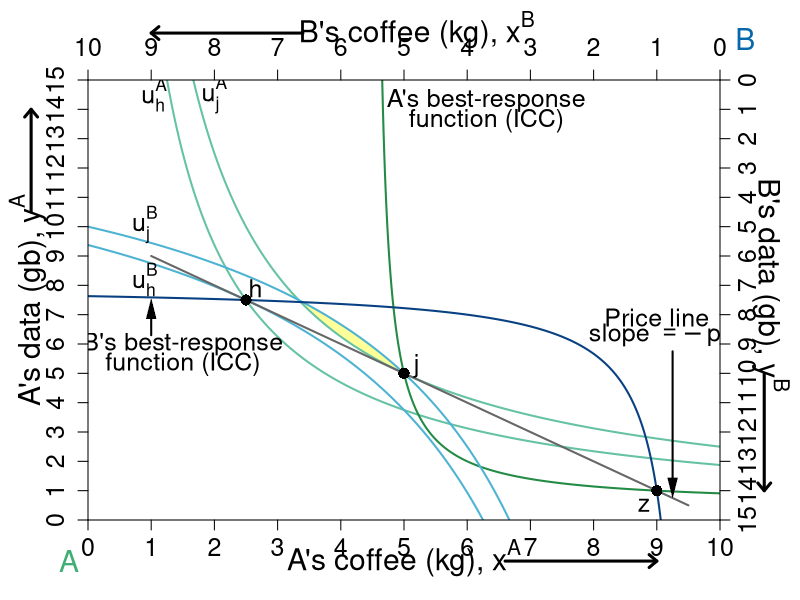

Write R code to recreate this figure.
#' Graph Designer: Simon Halliday, Scott Cohn
#' Authors: Bowles and Halliday
#' Title: Coordination, Conflict and Competition: A Text in Microeconomics

library("shape")

pdf(file = "what_can_markets_do/property_walras_baseline_pec.pdf", width = 9, height = 7)

# Set parameters for graphics
axislabelsize <- 1.8
labelsize <- 1.5
namesize <- 1.8
annotatesize <- 1.5
graphlinewidth <- 2
segmentlinewidth <- 1.5

COL <- c("#7fc97f", "#beaed4", "#fdc086", "#ffff99", "#386cb0", "#f0027f", "#bf5b17", "#666666")
COLA <- c("#e0f3db", "#99d8c9","#66c2a4","#41ae76", "#238b45", "#005824")
COLB <- c("#c6dbef", "#4eb3d3", "#2b8cbe", "#0868ac","#084081")
COLC <- c("#fcfbfd", "#efedf5", "#dadaeb", "#bcbddc", "#9e9ac8", "#807dba", "#6a51a3", "#54278f", "#3f007d")
grays <- gray.colors(25, start = 1, end = 0, alpha = 1)


uA <- function(xA, yA, alpha = 0.5){
  ((xA)^alpha)*((yA)^(1 - alpha))
}

uB <- function(xA, yA, alpha = 0.5){
  ((10-xA)^alpha)*((15-yA)^(1 - alpha))
}

indiffcurveA1 <- function(x, U = 4, A = 1, a = 0.5) {
  ((((U-2)/A)*(1/x)^a)^(1/(1-a)))
}

indiffcurveA2 <- function(x, U = 4, A = 1, a = 0.5) {
  (((U/A)*(1/x)^a)^(1/(1-a)))
}

indiffcurveA3 <- function(x, U = 5.715476, A = 1, a = 0.5) {
  (((U/A)*(1/x)^a)^(1/(1 - a)))
}

indiffcurveA4 <- function(x, U = 6.984164, A = 1, a = 0.5) {
  ((((U)/A)*(1/x)^a)^(1/(1 - a)))
}

paretoEC <- function(x) {
  (3/2)*x
}

OfferCurveA <- function(x) {
  # x/(x  - 4)
  x / (2*x - 9)
}

PriceLine <- function(x, intercept = 10, slope = 1) {
  intercept - slope*x 
}

mrsplot <- function(x) {
  (13/2)*(x/(9 - x)^2)
  
}

OfferCurveB <- function(x) {
  #15 - (14/2)*(10 - x)/(9 - x)
  (145 - 16*x) / (19 - 2*x)
}

WalrasPrice <- function(x) {
  14 - (3/2)*x
}

#Deriving the offer curves: let py = 1
#wA = 8px + 2py = 8px + 2; Demand: x = w/2px => x = 4 + 1/px => px = 1/(x - 4)
#Offer curve is y = px*x => (1/(x-4))*x = x/(x-4) defined for x neq 4
#wA = 2px + 13py = 2px + 13; Demand: x = w/2px => x = 1 + 13/2px => px = 13/2(x - 1)
#B's Offer curve is y = px*x => (13/2)(1/(x-1))*x = (13/2)(x/(x-1)
#Therefore in terms of yA and xA:
#15 - y = (13/2)*(10 - x)/(10 - x - 1)
#Therefore y = 15 - (13/2)*(10-x)/(9 - x) defined for x neq 9
#The tangency of the indifference curve and the offer curve gives mrsplot
#Where mrsplot equals that offer curve, we get x = (3/17)*(51 - sqrt(221)) = 6.376576; 
#So y = 6.022321; therefore u = (6.376576^0.5)*(6.022321^0.5)

indiffcurveBneg1 <- function(x, U = 5.09, A = 1, a = 0.5) {
  15 - (((U/A)*(1/(10 - x))^a)^(1/(1-a)))
}

indiffcurveBneg2 <- function(x, U = 6.531973, A = 1, a = 0.5) {
  15 - (((U/A)*(1/(10 - x))^a)^(1/(1-a)))
}

#Aisha happens to have found 8 apples and 2 oranges, 
#and Betty happens to have found 2 apples and 13 oranges. 
#Aisha's utility (8^0.5)*(2^0.5) = 4
#Betty's utility (2^0.5)*(13^0.5) = 5.09



par(mar =  c(4, 4.4, 4, 4))
xlims <- c(0, 10)
ylims <- c(0, 15)
xlims2 <- c(10, 0)
ylims2 <- c(15, 0)

plot(0, 0, xlim = xlims, ylim = ylims, type = "n",
     xlab = "",
     ylab = "", 
     xaxt = "n", 
     yaxt = "n", 
     cex.lab = axislabelsize, 
     bty = "n",
     xaxs = "i", 
     yaxs = "i")

text(0.5*xlims[2], -1.3, expression(paste("A's coffee (kg), ", x^A)), xpd = TRUE, cex = axislabelsize) 
text(-0.95, 0.5*ylims[2], expression(paste("A's data (gb), ", y^A)), xpd = TRUE, cex = axislabelsize, srt = 90) 



npts <- 500 
npts2 <- 501

#I need something like xx1 with npts for 
xpoly1 <- seq(from = 3.2, to = 5, length.out = 501)
ypoly1 <- indiffcurveA2(xpoly1, U = uA(5, 5))
ypoly2 <- indiffcurveBneg1(xpoly1, U = uB(5, 5))
polygon(x = c(xpoly1, rev(xpoly1)), y = c(ypoly1, rev(ypoly2)), col=COL[4], density=NULL, border = NA)


#Specify the sequences of points for graphing. 
xx1 <- seq(xlims[1], xlims[2], length.out = npts)
yy1 <- indiffcurveA2(xx1, U = 4, A = 1, a = 0.5)
yy2 <- indiffcurveA2(xx1)

#I need something like xx1 with npts for 
xx2 <- seq(4.5, xlims[2], length.out = npts)
xx3 <- seq(xlims[1], 9.1, length.out = npts)
xx4 <- seq(1, 9.5, length.out = npts)

#Draw the lines for the graphs

lines(xx1, indiffcurveA2(xx1, U = uA(5, 5)), col = COLA[3], lwd = graphlinewidth)
lines(xx1, indiffcurveA2(xx1, U = uA(2.5, 7.5)), col = COLA[3], lwd = graphlinewidth)
# 
lines(xx2, OfferCurveA(xx2), col = COLA[5], lwd = graphlinewidth)
# 
# 
lines(xx1, indiffcurveBneg1(xx1, U = uB(2.5, 7.5)), col = COLB[2], lwd = graphlinewidth)
lines(xx1, indiffcurveBneg1(xx1, U = uB(5, 5)), col = COLB[2], lwd = graphlinewidth)
# 
# 
lines(xx4, PriceLine(xx4, intercept = 10, slope = 1), col = COL[8], lwd = graphlinewidth)
# 
lines(xx3, OfferCurveB(xx3), col = COLB[5], lwd = graphlinewidth)

#lines(xx1, paretoEC(xx1), col = COL[2], lwd = graphlinewidth)

#Customize ticks and labels for the plot
ticksy <- seq(from = 0, to = 15, by = 1)
ylabels <- seq(from = 0, to = 15, by = 1)
ticksx <- seq(from = 0, to = 10, by = 1)
xlabels <- seq(from = 0, to = 10, by = 1)
axis(1, at = ticksx, pos = 0, labels = xlabels, cex.axis = labelsize)
axis(2, at = ticksy, pos = 0, labels = ylabels, las = 0, gap.axis = -1, cex.axis = labelsize)

#Add arrows:
arrows(-0.9, 10.5, -0.9, 14, xpd = TRUE, length = 0.1, angle = 40, lwd = 3)
arrows(6.6, -1.4, 9, -1.4, xpd = TRUE, length = 0.1, angle = 40, lwd = 3)


# #Annotation of the three graphs and the NE
text(1.05, 14.5, expression(u[h]^A), cex = labelsize)
text(2, 14.5, expression(u[j]^A), cex = labelsize)

points(2.5, 7.5, pch = 16, col = "black", cex = 1.5)
text(2.65, 7.9, expression(h), cex = labelsize)

points(5, 5, pch = 16, col = "black", cex = 1.5)
text(5.2, 5.25, expression(j), cex = labelsize)

text(9, 6.9, expression("Price line"), cex = labelsize)
text(9, 6.25, expression(paste("slope ", phantom() == -p[j])), cex = labelsize)
Arrows(9.25, 5.75, 9.25, 1.1, col = "black", lty = 1, lwd = 2, arr.type = "triangle", arr.lwd = 0.5)

Arrows(1, 6.3, 1, 7.2, col = "black", lty = 1, lwd = 2, arr.type = "triangle", arr.lwd = 0.5)
text(1.5, 6.0, expression("B's best-response"), cex = annotatesize)
text(1.5, 5.3, expression("function (ICC)"), cex = annotatesize)

text(6.3, 14.3, expression("A's best-response"), cex = annotatesize)
text(6.3, 13.6, expression("function (ICC)"), cex = annotatesize)

# text(8.5, 10.4, expression("Pareto-efficient"), cex = annotatesize)
# text(8.5, 9.7, expression("curve"), cex = annotatesize)

text(-0.3, -1.4, expression("A"), xpd = TRUE, cex = namesize, col = COLA[4])
text(10.4, 16.4, expression("B"), xpd = TRUE, cex = namesize, col = COLB[4])


#Set up second axes and labels
par(new = TRUE)

#Use the same x and ylims as previously, but with locations switched
xlims2 <- c(10, 0)
ylims2 <- c(15, 0)

#Leave the ylab and xlab blank to ensure no axes titles
plot(0, 0, xlim = xlims2, ylim = ylims2, type = "n",
     xlab = expression(paste("")),
     ylab = expression(paste("")),
     xaxt = "n", 
     yaxt = "n", 
     cex.lab = 1.3, 
     bty = "n",
     xaxs = "i", 
     yaxs = "i")

#Set up axes at sides 3 and 4 (top and right)
axis(side = 3, at = ticksx, pos = 0, labels = xlabels, cex.axis = labelsize)
axis(side = 4, at = ticksy, pos = 0, labels = ylabels, las = 0, gap.axis = -1,  cex.axis = labelsize)
text(4.8, -1.7, expression(paste("B's coffee (kg), ", x^B)), xpd = TRUE, cex = axislabelsize) 
text(-0.8, 7, expression(paste("B's data (gb), ", y^B)), xpd = TRUE, cex = axislabelsize, srt = 270) 

#Add arrows:
arrows(-0.7, 10, -0.7, 14, xpd = TRUE, length = 0.1, angle = 40, lwd = 3)
arrows(6.6, -1.6, 9, -1.6, xpd = TRUE, length = 0.1, angle = 40, lwd = 3)


#Functions for B's indifference curves
indiffcurveB1 <- function(x, U = 5.09, A = 1, a = 0.5) {
  ((((U-2)/A)*(1/x)^a)^(1/(1-a)))
}

indiffcurveB2 <- function(x, U = 5.09, A = 1, a = 0.5) {
  (((U/A)*(1/x)^a)^(1/(1-a)))
}

indiffcurveB3 <- function(x, U = 5.703502, A = 1, a = 0.5) {
  ((((U)/A)*(1/x)^a)^(1/(1-a)))
}

indiffcurveB4 <- function(x, U = 8.244574, A = 1, a = 0.5) {
  ((((U)/A)*(1/x)^a)^(1/(1-a)))
}



#Label B's indifference curves
text(9.1, 4.925, expression(u[j]^B), cex = labelsize)
text(9.1, 6.8, expression(u[h]^B), cex = labelsize)


#Add a point for the initial endowment
points(1, 14, pch = 16, col = "black", cex = 1.5)
text(1.2, 14.5, expression(z), cex = labelsize)




#Label a point on the middle of the curve
#points(5, 7.5, pch = 16, col = "black", cex = 1.5)
#text(5, 7, expression(i))

#(5^0.5)*(7.5^0.5) = 6.123724

#Add point for comparison to participation constraint
#points(6.2, 1.55, pch = 16, col = "black", cex = 1.5)
#text(6.1, 1.2, expression(d))


#Calculate TIOLI power allocation for B
#mrs(x,y) => pareto efficient curve is (3/2)x = y
#A's initital utility is 4 = u(8,2) = (8^0.5)*(2^0.5)
#Therefore substitute in the contract curve u_e^A = 4 = (x^A)^(0.5)(3/2*x^A)^0.5
# => x^A = 4/((3/2)^0.5) = 3.27 => x^B = 6.73
# => y^A = 3/2(x^A) = 4.9 => y^B = 10.1

#Add point g for B's TIOLI power
# points(6.73, 10.1, pch = 16, col = "black", cex = 1.5)
# text(6.73, 10.6, expression(g))

#Calculate TIOLI power allocation for A
#mrs(x,y) => pareto efficient curve is (3/2)x = y
#A's initital utility is 4 = u(8,2) = (8^0.5)*(2^0.5)
#Therefore substitute in the contract curve u_e^A = 4 = (x^A)^(0.5)(3/2*x^A)^0.5
# => x^B = 5.09/((3/2)^0.5) = 4.16 => x^A = 5.84
# => y^B = 3/2(x^B) = 6.23 => y^A = 8.77 
#=> u^A = (5.84^0.5)*(8.77^0.5) = 7.156591
#Add point f for A's TIOLI power
# points(4.16, 6.23, pch = 16, col = "black", cex = 1.5)
# text(4.16, 5.8, expression(f))



dev.off()
